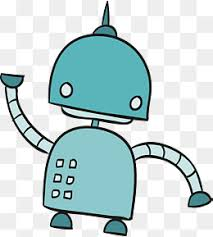
#> input picture robot.jpg, 213 x 237 px
$ python ImageShow.py
#> lines starting #> are read from the running program, lines starting #| are printed output that depends on the picture
import numpy as np
from matplotlib import *
from PIL import Image

filename = 'robot.jpg'

def main():
	image = Image.open(filename).convert('L')
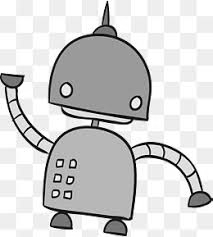
#> image: PIL image 213x237 L; min 0, max 255, mean 207.8
	image = np.array(image)

#> (the run stopped early here; a loop or call above may not have finished)
